Frame 1 (no input): blank canvas, image omitted
Frame 60 (the mouse pressed at the canvas centre just before this capture): blank canvas, image omitted
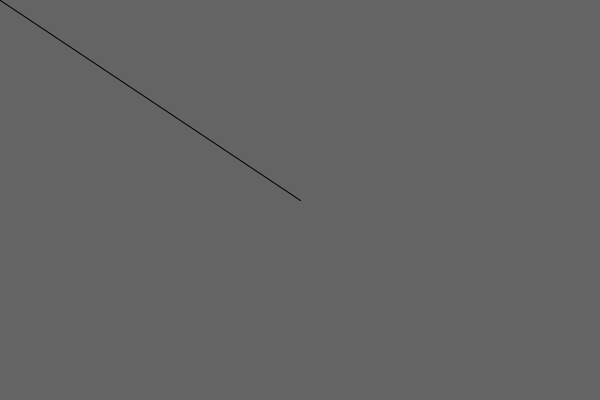
Frame 120 (the mouse held since frame 60 and released just before this capture)

The Processing sketch whose frames 1 and 60 were blank and that drew this single picture after the mouse press (run headless with seeded random() and noise(); from frame 60 on, the mouse is pressed at the canvas centre):

// Processing sketch: draw_short_lines
// ── draw_short_lines.pde

void setup() {
    size(600, 400);
    background(100);
}

void draw() {
  line(pmouseX, pmouseY, mouseX, mouseY);  
}

void mousePressed() {
   background(100); 
}

void keyPressed() {
   background(random(0, 255)); 
}
